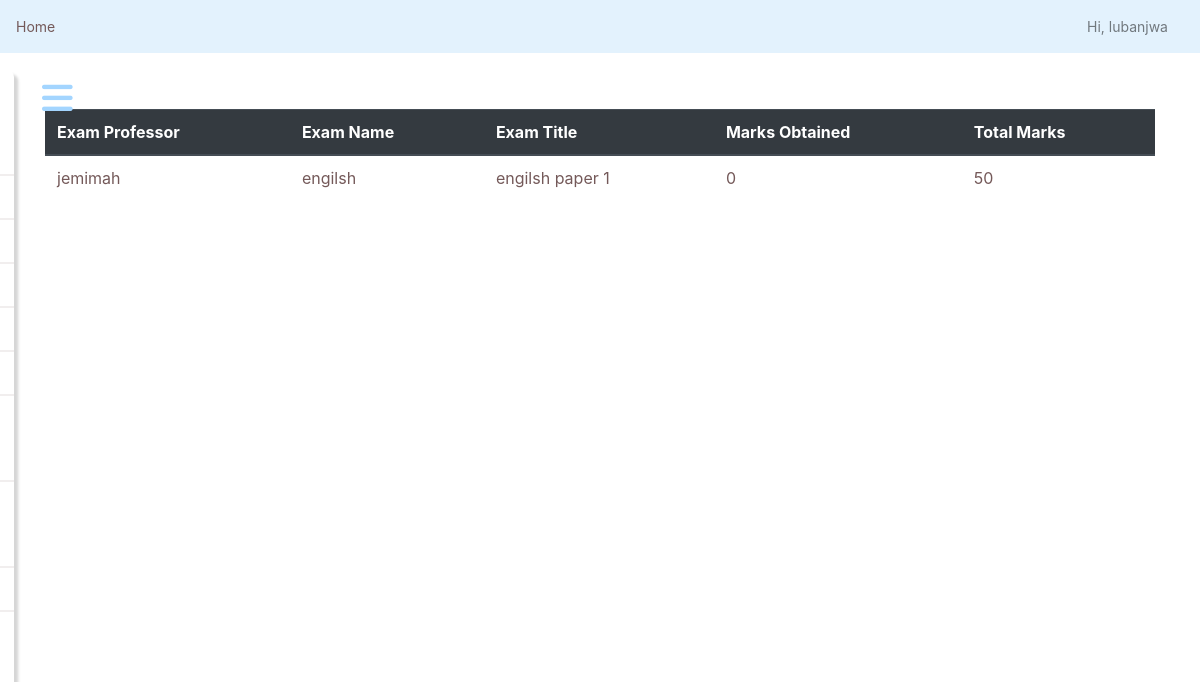
The app's page /exams/student/result/1 (signed in) with its own data.
### questions/models.py (models this page shows, shortened)
class Exam_Model(models.Model):
    professor = models.ForeignKey(User, limit_choices_to={'groups__name': "Professor"}, on_delete=models.CASCADE)
    name = models.CharField(max_length=50)
    total_marks = models.IntegerField()
    question_paper = models.ForeignKey(Question_Paper, on_delete=models.CASCADE, related_name='exams')
    start_time = models.DateTimeField(default=datetime.now())
    end_time = models.DateTimeField(default=datetime.now())

### questions/questionpaper_models.py (models this page shows, shortened)
class Question_Paper(models.Model):
    professor = models.ForeignKey(User, limit_choices_to={'groups__name': "Professor"}, on_delete=models.CASCADE)
    qPaperTitle = models.CharField(max_length=100)
    questions = models.ManyToManyField(Question_DB)

### questions/views.py (the view)
# urls.py: path('student/result/<int:id>',views.result,name = "result"),
@login_required(login_url='login')
def result(request,id):
    student = request.user
    exam = Exam_Model.objects.get(pk=id)
    score = StuExam_DB.objects.get(student=student,examname=exam.name,qpaper=exam.question_paper).score
    return render(request,'exam/result.html',{'exam':exam,"score":score})

### templates/exam/result.html (shortened to what this page needs)
{% extends 'base.html' %}
{% block body %}
    <div class="container">
        <table class="table">
            <thead class="thead-dark">
                <tr>
                <th scope="col">Exam Professor</th>
                <th scope="col">Exam Name</th>
                <th scope="col">Exam Title</th>
                <th scope="col">Marks Obtained</th>
                <th scope="col">Total Marks</th>
                </tr>
            </thead>
                <tbody>
                    <tr>
                    <td>{{exam.professor}}</td>
                    <td>{{exam.name}}</td>
                    <td>{{exam.question_paper.qPaperTitle}}</td>
                    <td>{{score}}</td>
                    <td>{{exam.total_marks}}</td>
                    </tr>
                </tbody>
        </table>
    </div>
{% endblock %}

### templates/base.html (shortened to what this page needs)
{% load static %}
<html lang="en">
<head>
     {% block css_block %}
    <link href="{% static 'css/bootstrap.min.css' %}" rel="stylesheet">
    <link href="{% static 'css/main.css' %}" rel="stylesheet">
    <link href="{% static 'css/dashboard.css' %}" rel="stylesheet">
     {% endblock %}
</head>
<body>
    <nav class="navbar navbar-light" style="background-color: #e3f2fd;">
      <a href="{% url 'index' %}" style="color:#745959" >Home</a>
      <ul class="navbar-nav px-3" style="display:flex;flex-direction:row;align-items:center">
        <li class="nav-item text-nowrap">
          <a class="nav-link" href="{% url 'email-student-pref' %}">Hi, {{request.user.username}}</a>
        </li>
      </ul>
    </nav>
    {% include 'partials/_sidebar.html' %}
      {% block body %}
      {% endblock %}
</body>
</html>

### exammain/static/css/dashboard.css (style rules this page uses)
body { font-size: .875rem; }

### templates/base.html (style rules this page uses)
* { color: #745959; }

### templates/partials/_sidebar.html (style rules this page uses)
* { margin: 0; padding: 0; list-style: none; text-decoration: none; }

### records on screen
Exam_Model: professor "jemimah", name "engilsh", question_paper.qPaperTitle "engilsh paper 1", total_marks "50"

### other values on screen
{{ request.user.username }} "lubanjwa"
{{ score }} "0"
